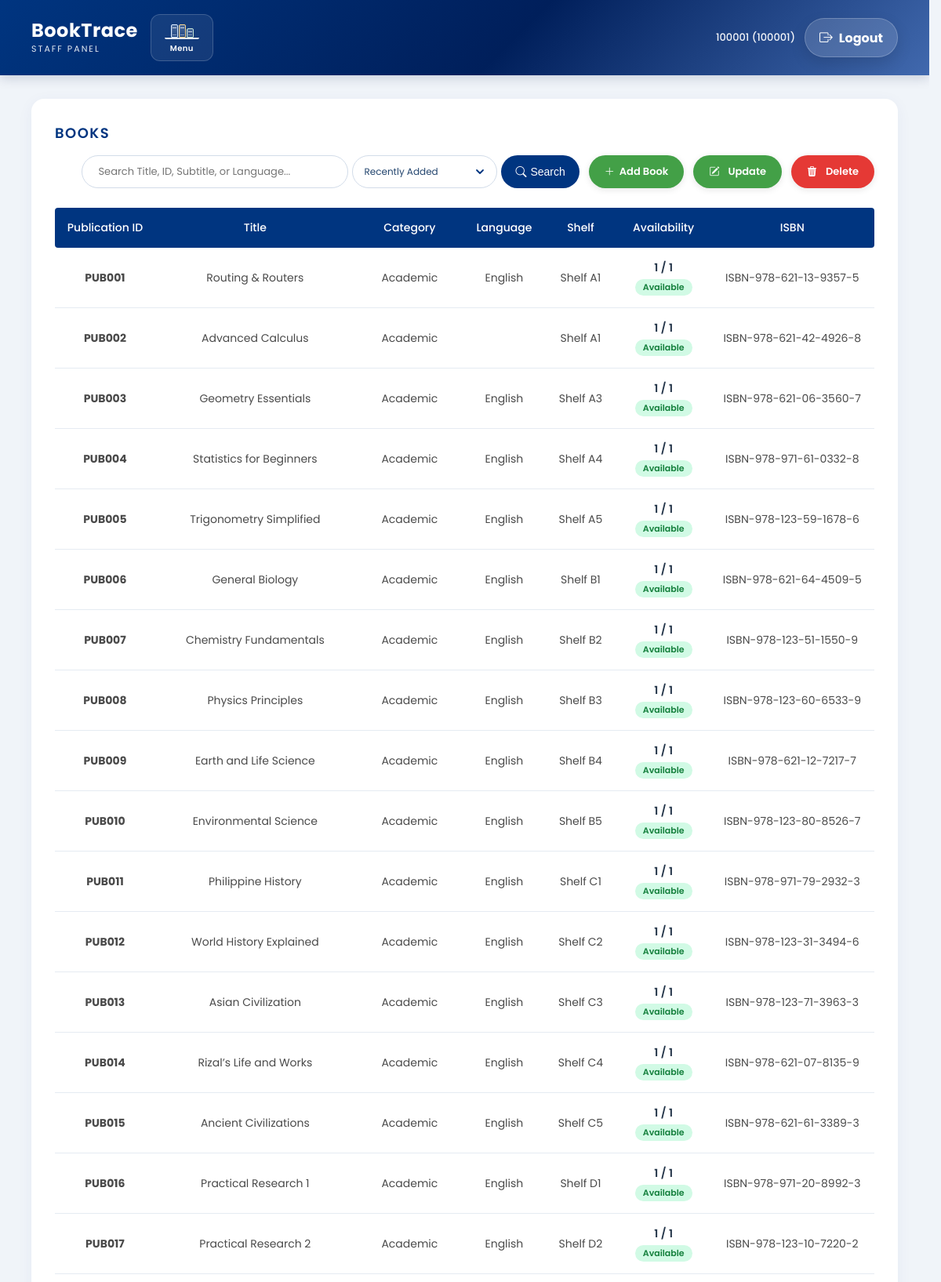
/php/librarian_dashboard.php (signed in, upper part), run on the app's committed database.
### tables this page shows
CREATE TABLE `books` (
  `pub_id` varchar(30) NOT NULL,
  `class_no` varchar(50) NOT NULL,
  `call_no` varchar(50) NOT NULL,
  `ISBN` varchar(25) NOT NULL,
  `category` varchar(50) NOT NULL CHECK (`category` in ('Academic','Non-Academic')),
  `audience_type` varchar(50) DEFAULT NULL,
  `created_at` datetime NOT NULL DEFAULT current_timestamp(),
  `updated_at` datetime NOT NULL DEFAULT current_timestamp() ON UPDATE current_timestamp(),
  `acquired_at` datetime NOT NULL DEFAULT current_timestamp()
);

CREATE TABLE `publication` (
  `pub_id` varchar(20) NOT NULL CHECK (`pub_id` REGEXP '^PUB[0-9]+$'),
  `title` varchar(100) NOT NULL,
  `series` varchar(100) DEFAULT NULL,
  `edition` varchar(30) DEFAULT NULL,
  `date_published` date NOT NULL,
  `shelf_location` varchar(30) NOT NULL,
  `language_used` varchar(50) NOT NULL,
  `publisher_id` varchar(30) DEFAULT NULL,
  `subtitle` varchar(255) DEFAULT NULL,
  `pages` int(11) NOT NULL,
  `copyright_date` int(11) NOT NULL,
  `publisher` varchar(100) DEFAULT NULL,
  `place_of_publication` varchar(100) DEFAULT NULL
);

### php/librarian_dashboard.php (the view, shortened to what this page needs)
<?php
$host = "127.0.0.1";
$user = "root";
$password = "";
$database = "booktrace";
$conn = mysqli_connect($host, $user, $password, $database);
$search_query = $_GET['search'] ?? '';
$view = ($_GET['view'] ?? '') === 'periodicals' ? 'periodicals' : 'books';
$sort_options = [
    'recently_added' => 'Recently Added',
    'recently_updated' => 'Recently Updated',
    'oldest_added' => 'Oldest Added',
    'oldest_updated' => 'Oldest Updated',
    'newest_published' => 'Newest Published',
    'oldest_published' => 'Oldest Published',
    'recently_acquired' => 'Recently Acquired',
    'az' => 'A–Z',
    'za' => 'Z–A'
];
$book_sort_orders = [
    'recently_added' => 'books.created_at DESC',
    'recently_updated' => 'books.updated_at DESC',
    'oldest_added' => 'books.created_at ASC',
    'oldest_updated' => 'books.updated_at ASC',
    'newest_published' => 'publication.date_published DESC',
    'oldest_published' => 'publication.date_published ASC',
    'recently_acquired' => 'books.acquired_at DESC',
    'az' => 'publication.title ASC',
    'za' => 'publication.title DESC'
];
$book_sort = $_GET['book_sort'] ?? 'recently_added';
$book_sort = is_string($book_sort) && isset($book_sort_orders[$book_sort]) ? $book_sort : 'recently_added';
$book_order_by = $book_sort_orders[$book_sort] . ', publication.pub_id ASC';
$copy_summary_join = "
    LEFT JOIN (
        SELECT pc.pub_id,
               COUNT(*) AS total_copies,
               SUM(s.status_type = 'Available' AND s.`condition` = 'Good') AS available_copies,
               CASE
                   WHEN SUM(s.status_type = 'Available' AND s.`condition` = 'Good') > 0 THEN 'Available'
                   WHEN SUM(s.status_type = 'Borrowed') > 0 THEN 'Borrowed'
                   ELSE 'Unavailable'
               END AS book_status
        FROM `pub copies` pc
        LEFT JOIN status s ON s.status_id = pc.status_id
        GROUP BY pc.pub_id
    ) AS book_status_summary ON book_status_summary.pub_id = publication.pub_id";
$publication_status_query = "
    SELECT
        publication.*,
        COALESCE(book_status_summary.total_copies, 0) AS total_copies,
        COALESCE(book_status_summary.available_copies, 0) AS available_copies,
        COALESCE(book_status_summary.book_status, 'Unavailable') AS book_status,
        books.class_no,
        books.call_no,
        books.ISBN,
        books.category,
        books.audience_type,
        books.created_at,
        books.updated_at,
        books.acquired_at
    FROM publication
    INNER JOIN books ON books.pub_id = publication.pub_id
    LEFT JOIN periodicals ON periodicals.pub_id = publication.pub_id
    {$copy_summary_join}
    WHERE periodicals.pub_id IS NULL
";
if (!empty($search_query)) {
    $sql = $publication_status_query . "
            AND (
                   publication.pub_id LIKE ?
                OR publication.title LIKE ?
                OR publication.subtitle LIKE ?
                OR publication.language_used LIKE ?
                OR COALESCE(book_status_summary.book_status, 'Unavailable') LIKE ?
                OR books.class_no LIKE ?
                OR books.call_no LIKE ?
                OR books.ISBN LIKE ?
                OR books.category LIKE ?
                OR books.audience_type LIKE ?
            )
            ORDER BY $book_order_by";
    $stmt_search = mysqli_prepare($conn, $sql);
    $search_param = "%" . $search_query . "%";
    $status_search_param = $search_query . "%";
    mysqli_stmt_bind_param($stmt_search, "ssssssssss", $search_param, $search_param, $search_param, $search_param, $status_search_param, $search_param, $search_param, $search_param, $search_param, $search_param);
    mysqli_stmt_execute($stmt_search);
    $result = mysqli_stmt_get_result($stmt_search);
} else {
    $sql = $publication_status_query . " ORDER BY $book_order_by";
    $result = mysqli_query($conn, $sql);
}
?>
<!DOCTYPE html>
<html lang="en">
<head>
    <link rel="stylesheet" href="../css/librarian_dashboard.css?v=20261122-1">
    <link rel="stylesheet" href="../css/header.css">
    <link rel="stylesheet" href="../css/dialog.css">
    <link rel="stylesheet" href="https://cdn.jsdelivr.net/npm/bootstrap-icons@1.11.3/font/bootstrap-icons.min.css">
</head>
<body>
<?php require __DIR__ . '/lib/header.php'; ?>
<main class="dashboard-container">
    <section class="table-section" id="books-table"<?php echo $view === 'books' ? '' : ' hidden'; ?>>
        <div class="section-header-inline">
            <h2 class="section-title">
                Books
            </h2>
            <div class="header-actions-group">
                <form method="GET" action="" class="search-form-container sort-preserve-scroll">
                    <input type="text" name="search" placeholder="Search Title, ID, Subtitle, or Language..." value="<?php echo htmlspecialchars($search_query); ?>" class="search-input-box">
                    <select name="book_sort" class="sort-select" aria-label="Sort books" onchange="this.form.elements.scroll_position.value = Math.round(window.scrollY); this.form.submit()">
                        <?php foreach ($sort_options as $sortValue => $sortLabel): ?>
                            <option value="<?php echo htmlspecialchars($sortValue); ?>" <?php echo $book_sort === $sortValue ? 'selected' : ''; ?>><?php echo htmlspecialchars($sortLabel); ?></option>
                        <?php endforeach; ?>
                    </select>
                    <button type="submit" class="search-submit-btn">
                        <i class="bi bi-search"></i> Search
                    </button>
                </form>
                <button type="button" class="btn-header-action btn-header-update" id="open-add-publication-modal">
                    <i class="bi bi-plus-lg"></i> Add Book
                </button>
                <button type="button" id="open-update-modal" class="btn-header-action btn-header-update">
                    <i class="bi bi-pencil-square"></i> Update
                </button>
                <button type="button" id="delete-publication-button" class="btn-header-action btn-header-delete">
                    <i class="bi bi-trash3-fill"></i> Delete
                </button>
            </div>
        </div>
        <div class="table-wrapper">
            <table>
                <thead>
                    <tr>
                        <th>Publication ID</th>
                        <th>Title</th>
                        <th>Category</th>
                        <th>Language</th>
                        <th>Shelf</th>
                        <th>Availability</th>
                        <th>ISBN</th>
                    </tr>
                </thead>
                <tbody>
                    <?php
                    if (mysqli_num_rows($result) > 0) {
                        while ($row = mysqli_fetch_assoc($result)) {
                    ?>
                    <tr class="clickable-row"
                        data-pubid="<?php echo htmlspecialchars($row['pub_id']); ?>"
                        data-title="<?php echo htmlspecialchars($row['title']); ?>"
                        data-subtitle="<?php echo htmlspecialchars($row['subtitle'] ?? ''); ?>"
                        data-language="<?php echo htmlspecialchars($row['language_used']); ?>"
                        data-shelf="<?php echo htmlspecialchars($row['shelf_location']); ?>"
                        data-pages="<?php echo htmlspecialchars($row['pages']); ?>"
                        data-series="<?php echo htmlspecialchars($row['series'] ?? ''); ?>"
                        data-edition="<?php echo htmlspecialchars($row['edition'] ?? ''); ?>"
                        data-publisher="<?php echo htmlspecialchars($row['publisher_id'] ?? ''); ?>"
                        data-publisher-name="<?php echo htmlspecialchars($row['publisher'] ?? ''); ?>"
                        data-place-of-publication="<?php echo htmlspecialchars($row['place_of_publication'] ?? ''); ?>"
                        data-datepub="<?php echo htmlspecialchars($row['date_published']); ?>"
                        data-copyright="<?php echo htmlspecialchars($row['copyright_date']); ?>"
                        data-status="<?php echo htmlspecialchars($row['book_status']); ?>"
                        data-copies="<?php echo $row['total_copies'] > 0 ? htmlspecialchars($row['available_copies'] . ' / ' . $row['total_copies']) : 'No copies'; ?>"
                        data-class-no="<?php echo htmlspecialchars($row['class_no'] ?? ''); ?>"
                        data-call-no="<?php echo htmlspecialchars($row['call_no'] ?? ''); ?>"
                        data-isbn="<?php echo htmlspecialchars($row['ISBN'] ?? ''); ?>"
                        data-category="<?php echo htmlspecialchars($row['category'] ?? ''); ?>"
                        data-audience-type="<?php echo htmlspecialchars($row['audience_type'] ?? ''); ?>">
                        <td><strong><?php echo htmlspecialchars($row['pub_id']); ?></strong></td>
                        <td><?php echo htmlspecialchars($row['title']); ?></td>
                        <td><?php echo htmlspecialchars($row['category'] ?? ''); ?></td>
                        <td><?php echo htmlspecialchars($row['language_used']); ?></td>
                        <td><?php echo htmlspecialchars($row['shelf_location']); ?></td>
                        <td>
                            <div class="copies-count"><?php echo $row['total_copies'] > 0 ? htmlspecialchars($row['available_copies'] . ' / ' . $row['total_copies']) : 'No copies'; ?></div>
                            <div class="availability availability-<?php echo htmlspecialchars(strtolower($row['book_status'])); ?>"><?php echo htmlspecialchars($row['book_status']); ?></div>
                        </td>
                        <td><?php echo htmlspecialchars($row['ISBN'] ?? ''); ?></td>
                    </tr>
                    <?php
                        }
                    } else {
                        echo "<tr><td colspan='7' style='text-align:center;'>No publications found.</td></tr>";
                    }
                    ?>
                </tbody>
            </table>
        </div>
    </section>
</main>
</body>
</html>

### css/librarian_dashboard.css (style rules this page uses)
body { font-family: 'Poppins', sans-serif; background-color: #f0f4f9; margin: 0; padding: 0; }
.dashboard-container { padding: 30px 40px; max-width: 1600px; margin: 0 auto; }
.form-section, .table-section { background: white; border-radius: 16px; padding: 30px; margin-bottom: 30px; box-shadow: 0 4px 20px rgba(0, 53, 128, 0.05); }
.table-section { scroll-margin-top: 110px; }
.section-title { color: #003580; font-size: 18px; font-weight: 600; letter-spacing: 1.5px; text-transform: uppercase; margin-top: 0; display: flex; align-items: center; gap: 10px; }
.section-header-inline { display: flex; justify-content: space-between; align-items: center; width: 100%; gap: 15px; margin-bottom: 25px; flex-wrap: wrap; }
.section-header-inline .section-title { margin: 0; white-space: nowrap; }
.header-actions-group { display: flex; gap: 12px; align-items: center; margin: 0; margin-left: auto; flex-wrap: wrap; }
.search-form-container { display: flex; gap: 5px; margin: 0; align-items: center; flex-wrap: wrap; }
.search-input-box { padding: 0 20px; border: 1px solid #d2dce9; border-radius: 30px; font-family: 'Poppins', sans-serif; font-size: 13px; width: 340px; height: 42px; box-sizing: border-box; }
.sort-select { width: 185px; height: 42px; padding: 0 34px 0 14px; border: 1px solid #d2dce9; border-radius: 30px; appearance: none; background-color: #fff; background-repeat: no-repeat; background-position: right 13px center; color: #24466f; cursor: pointer; font-family: 'Poppins', sans-serif; font-size: 12px; }
.search-submit-btn { background-color: #003580; color: white; border: none; padding: 0 18px; border-radius: 30px; cursor: pointer; font-size: 14px; height: 42px; display: flex; align-items: center; justify-content: center; font-weight: 500; white-space: nowrap; }
.header-actions-group .btn-header-action { height: 42px; padding: 0 20px; border: none; border-radius: 30px; font-size: 13px; font-weight: 600; font-family: 'Poppins', sans-serif; color: white; cursor: pointer; display: inline-flex; align-items: center; justify-content: center; gap: 6px; margin: 0; box-sizing: border-box; white-space: nowrap; box-shadow: 0 2px 8px rgba(0, 0, 0, 0.1); transition: opacity 0.2s ease; }
.btn-header-update { background-color: #43a047; }
.btn-header-delete { background-color: #e53935; }
table { width: 100%; border-collapse: collapse; font-size: 14px; }
th { background-color: #003580; color: white; text-align: left; padding: 15px; font-weight: 500; }
th:first-child { border-top-left-radius: 4px; border-bottom-left-radius: 4px; }
th:last-child { border-top-right-radius: 4px; border-bottom-right-radius: 4px; }
td { padding: 15px; border-bottom: 1px solid #e5ebf2; color: #4a4a4a; }
.clickable-row, .clickable-periodical-row { cursor: pointer; transition: background-color 0.2s ease; }
.table-wrapper { overflow-x: auto; }
.bi-search, .bi-pencil-square, .bi-trash3-fill { margin-right: 5px; }
.table-wrapper th, .table-wrapper td { text-align: center; }
.copies-count { color: #25364a; font-size: 14px; font-weight: 600; }
.availability { display: inline-block; margin-top: 4px; padding: 2px 10px; border-radius: 999px; font-size: 11px; font-weight: 600; }
.availability-available { background: #d1fae5; color: #15803d; }

### css/header.css (style rules this page uses)
html { background-color: #f0f4f9; scrollbar-gutter: stable; }
.page-container, .dashboard-container, .dashboard-wrapper { animation: page-fade-in 0.2s ease-out; }

### data on the page
books: pub.pub_id "PUB001", pub.title "Routing & Routers", category "Academic", pub.language_used "English", pub.shelf_location "Shelf A1", total_copies "1 / 1", book_status "Available", ISBN "ISBN-978-621-13-9357-5"
books: pub.pub_id "PUB002", pub.title "Advanced Calculus", category "Academic", pub.shelf_location "Shelf A1", total_copies "1 / 1", book_status "Available", ISBN "ISBN-978-621-42-4926-8"
books: pub.pub_id "PUB003", pub.title "Geometry Essentials", category "Academic", pub.language_used "English", pub.shelf_location "Shelf A3", total_copies "1 / 1", book_status "Available", ISBN "ISBN-978-621-06-3560-7"
books: pub.pub_id "PUB004", pub.title "Statistics for Beginners", category "Academic", pub.language_used "English", pub.shelf_location "Shelf A4", total_copies "1 / 1", book_status "Available", ISBN "ISBN-978-971-61-0332-8"
books: pub.pub_id "PUB005", pub.title "Trigonometry Simplified", category "Academic", pub.language_used "English", pub.shelf_location "Shelf A5", total_copies "1 / 1", book_status "Available", ISBN "ISBN-978-123-59-1678-6"
books: pub.pub_id "PUB006", pub.title "General Biology", category "Academic", pub.language_used "English", pub.shelf_location "Shelf B1", total_copies "1 / 1", book_status "Available", ISBN "ISBN-978-621-64-4509-5"
books: pub.pub_id "PUB007", pub.title "Chemistry Fundamentals", category "Academic", pub.language_used "English", pub.shelf_location "Shelf B2", total_copies "1 / 1", book_status "Available", ISBN "ISBN-978-123-51-1550-9"
books: pub.pub_id "PUB008", pub.title "Physics Principles", category "Academic", pub.language_used "English", pub.shelf_location "Shelf B3", total_copies "1 / 1", book_status "Available", ISBN "ISBN-978-123-60-6533-9"
books: pub.pub_id "PUB009", pub.title "Earth and Life Science", category "Academic", pub.language_used "English", pub.shelf_location "Shelf B4", total_copies "1 / 1", book_status "Available", ISBN "ISBN-978-621-12-7217-7"
books: pub.pub_id "PUB010", pub.title "Environmental Science", category "Academic", pub.language_used "English", pub.shelf_location "Shelf B5", total_copies "1 / 1", book_status "Available", ISBN "ISBN-978-123-80-8526-7"
books: pub.pub_id "PUB011", pub.title "Philippine History", category "Academic", pub.language_used "English", pub.shelf_location "Shelf C1", total_copies "1 / 1", book_status "Available", ISBN "ISBN-978-971-79-2932-3"
books: pub.pub_id "PUB012", pub.title "World History Explained", category "Academic", pub.language_used "English", pub.shelf_location "Shelf C2", total_copies "1 / 1", book_status "Available", ISBN "ISBN-978-123-31-3494-6"
books: pub.pub_id "PUB013", pub.title "Asian Civilization", category "Academic", pub.language_used "English", pub.shelf_location "Shelf C3", total_copies "1 / 1", book_status "Available", ISBN "ISBN-978-123-71-3963-3"
books: pub.pub_id "PUB014", pub.title "Rizal’s Life and Works", category "Academic", pub.language_used "English", pub.shelf_location "Shelf C4", total_copies "1 / 1", book_status "Available", ISBN "ISBN-978-621-07-8135-9"
books: pub.pub_id "PUB015", pub.title "Ancient Civilizations", category "Academic", pub.language_used "English", pub.shelf_location "Shelf C5", total_copies "1 / 1", book_status "Available", ISBN "ISBN-978-621-61-3389-3"
books: pub.pub_id "PUB016", pub.title "Practical Research 1", category "Academic", pub.language_used "English", pub.shelf_location "Shelf D1", total_copies "1 / 1", book_status "Available", ISBN "ISBN-978-971-20-8992-3"
books: pub.pub_id "PUB017", pub.title "Practical Research 2", category "Academic", pub.language_used "English", pub.shelf_location "Shelf D2", total_copies "1 / 1", book_status "Available", ISBN "ISBN-978-123-10-7220-2"

### other printed values
$_SESSION['user_name'] "100001"
$_SESSION['user_type'] "100001"
form field book_sort "Recently Added"
